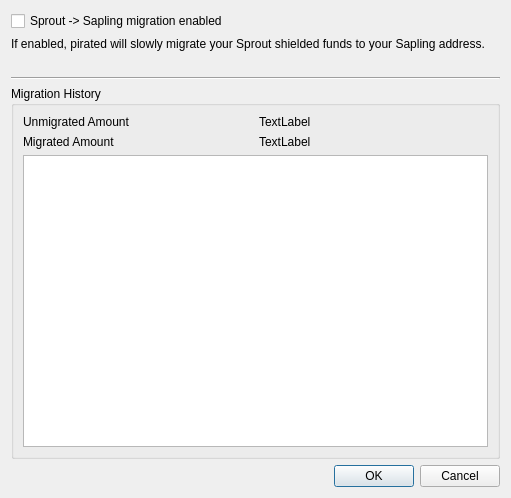
<?xml version="1.0" encoding="UTF-8"?>
<ui version="4.0">
 <class>MigrationDialog</class>
 <widget class="QDialog" name="MigrationDialog">
  <property name="geometry">
   <rect>
    <x>0</x>
    <y>0</y>
    <width>511</width>
    <height>498</height>
   </rect>
  </property>
  <property name="windowTitle">
   <string>Migration Turnstile</string>
  </property>
  <layout class="QGridLayout" name="gridLayout">
   <item row="9" column="0" colspan="2">
    <widget class="QDialogButtonBox" name="buttonBox">
     <property name="orientation">
      <enum>Qt::Horizontal</enum>
     </property>
     <property name="standardButtons">
      <set>QDialogButtonBox::Cancel|QDialogButtonBox::Ok</set>
     </property>
    </widget>
   </item>
   <item row="7" column="0" colspan="2">
    <widget class="QGroupBox" name="groupBox">
     <property name="title">
      <string>Migration History</string>
     </property>
     <layout class="QGridLayout" name="gridLayout_2">
      <item row="2" column="1">
       <widget class="QLabel" name="label_4">
        <property name="text">
         <string>Migrated Amount</string>
        </property>
       </widget>
      </item>
      <item row="4" column="1" colspan="2">
       <widget class="QTableView" name="tblTxids">
        <attribute name="horizontalHeaderStretchLastSection">
         <bool>true</bool>
        </attribute>
       </widget>
      </item>
      <item row="0" column="1">
       <widget class="QLabel" name="label_2">
        <property name="text">
         <string>Unmigrated Amount</string>
        </property>
       </widget>
      </item>
      <item row="0" column="2">
       <widget class="QLabel" name="lblUnMigrated">
        <property name="text">
         <string notr="true">TextLabel</string>
        </property>
       </widget>
      </item>
      <item row="2" column="2">
       <widget class="QLabel" name="lblMigrated">
        <property name="text">
         <string notr="true">TextLabel</string>
        </property>
       </widget>
      </item>
     </layout>
    </widget>
   </item>
   <item row="0" column="0" colspan="2">
    <widget class="QCheckBox" name="chkEnabled">
     <property name="text">
      <string>Sprout -&gt; Sapling migration enabled</string>
     </property>
    </widget>
   </item>
   <item row="1" column="0" colspan="2">
    <widget class="QLabel" name="label">
     <property name="text">
      <string>If enabled, pirated will slowly migrate your Sprout shielded funds to your Sapling address. </string>
     </property>
     <property name="wordWrap">
      <bool>true</bool>
     </property>
    </widget>
   </item>
   <item row="4" column="0" colspan="2">
    <widget class="Line" name="line">
     <property name="orientation">
      <enum>Qt::Horizontal</enum>
     </property>
    </widget>
   </item>
   <item row="2" column="0" colspan="2">
    <widget class="QLabel" name="lblSaplingAddress">
     <property name="text">
      <string notr="true"/>
     </property>
    </widget>
   </item>
  </layout>
 </widget>
 <resources/>
 <connections>
  <connection>
   <sender>buttonBox</sender>
   <signal>accepted()</signal>
   <receiver>MigrationDialog</receiver>
   <slot>accept()</slot>
   <hints>
    <hint type="sourcelabel">
     <x>248</x>
     <y>254</y>
    </hint>
    <hint type="destinationlabel">
     <x>157</x>
     <y>274</y>
    </hint>
   </hints>
  </connection>
  <connection>
   <sender>buttonBox</sender>
   <signal>rejected()</signal>
   <receiver>MigrationDialog</receiver>
   <slot>reject()</slot>
   <hints>
    <hint type="sourcelabel">
     <x>316</x>
     <y>260</y>
    </hint>
    <hint type="destinationlabel">
     <x>286</x>
     <y>274</y>
    </hint>
   </hints>
  </connection>
 </connections>
</ui>
